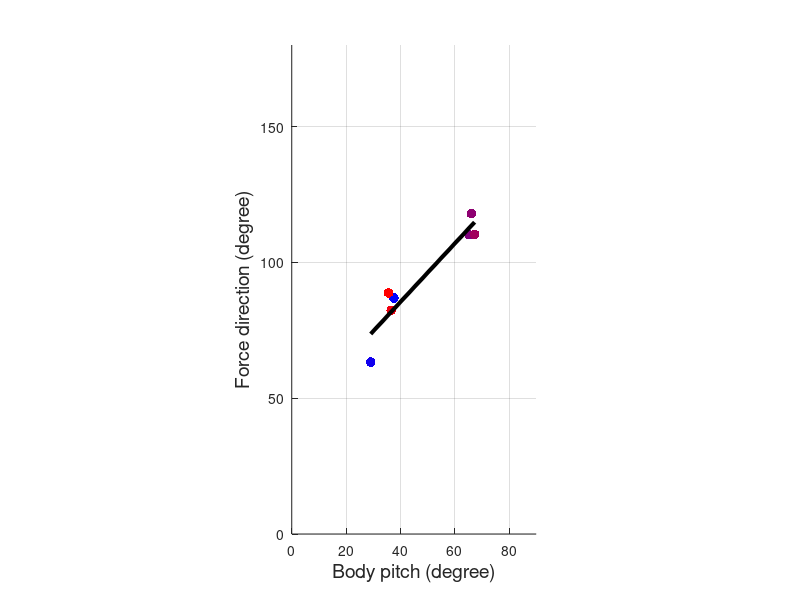

Here is the MATLAB script that generated this plot:
% 09/02/2023
% generate figure pitch to force direction fitting, for wasp kinematics article
% stand along code
%% data input
Fx=[3.11600000000000,30.3060000000000,-29.5120000000000,-34.2930000000000,-40.0020000000000,1.34800000000000,8.05600000000000];
Fz=[57.3290000000000,60.1400000000000,80.4950000000000,92.5440000000000,75.5000000000000,62.5990000000000,60.1410000000000];
pitch=[37.6000000000000,29.0500000000000,65.2000000000000,67.3100000000000,66.1200000000000,35.6000000000000,36.6000000000000];
Vxy=[0.0910000000000000,0.0980000000000000,0.144000000000000,0.157000000000000,0.149000000000000,0.195000000000000,0.189000000000000];
%% plot data points
figure; hold on; axis equal; grid on;
relative_Vxy=Vxy-min(Vxy); %normalize body horizonta velocity so that minimal value is zero
relative_Vxy=relative_Vxy./max(relative_Vxy); %normalize body horizonta velocity so that maximal value is one
for cycle=1:length(Vxy)
    cycle_color=[relative_Vxy(cycle) 0 1-relative_Vxy(cycle)]; %set color to be blue at begging, red at ending
    scatter(pitch(cycle),atan2d(Fz(cycle),Fx(cycle)),50,cycle_color,'filled')
end
%% draw fit trendline
p = polyfit(pitch, atan2d(Fz,Fx), 1);
px = [min(pitch) max(pitch)];
py = polyval(p, px);
plot(px, py, 'LineWidth', 3,'color','k');
%% figure annotations
xlim([0 90])
ylim([0 180])
xlabel('Body pitch (degree)','fontsize',14)
ylabel('Force direction (degree)','fontsize',14)